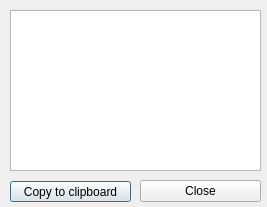
<?xml version="1.0" encoding="UTF-8"?>
<ui version="4.0">
 <class>SuccessDialog</class>
 <widget class="QDialog" name="SuccessDialog">
  <property name="geometry">
   <rect>
    <x>0</x>
    <y>0</y>
    <width>267</width>
    <height>207</height>
   </rect>
  </property>
  <property name="windowTitle">
   <string>Dialog</string>
  </property>
  <widget class="QTextEdit" name="textEdit">
   <property name="geometry">
    <rect>
     <x>10</x>
     <y>10</y>
     <width>251</width>
     <height>161</height>
    </rect>
   </property>
  </widget>
  <widget class="QPushButton" name="copyToClipbrdButton">
   <property name="geometry">
    <rect>
     <x>10</x>
     <y>181</y>
     <width>121</width>
     <height>21</height>
    </rect>
   </property>
   <property name="text">
    <string>Copy to clipboard</string>
   </property>
  </widget>
  <widget class="QPushButton" name="closeButton">
   <property name="geometry">
    <rect>
     <x>140</x>
     <y>180</y>
     <width>121</width>
     <height>22</height>
    </rect>
   </property>
   <property name="text">
    <string>Close</string>
   </property>
  </widget>
 </widget>
 <resources/>
 <connections/>
</ui>
